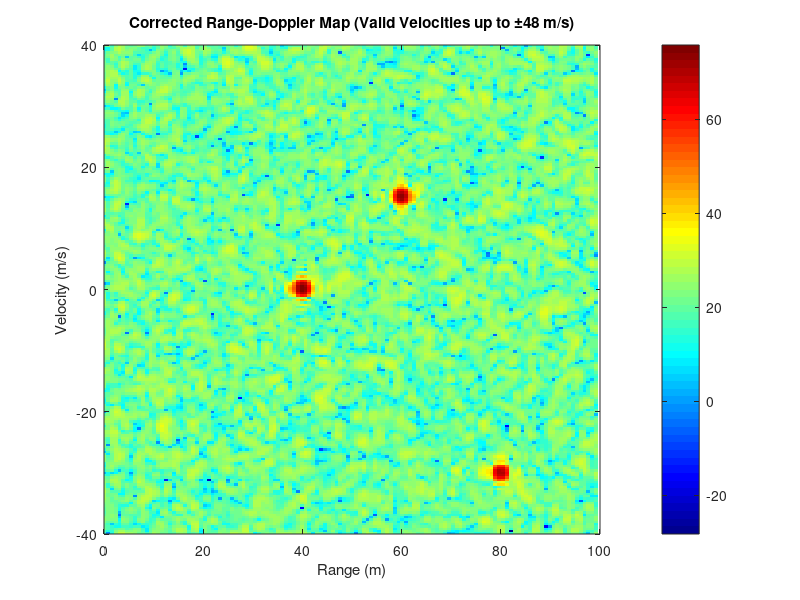

Recreate this plot in MATLAB. (Note: this script raises an error after producing the figure.)
% =========================================================================
% FMCW Radar Simulation: Direct IF + Anti-Aliasing Fix + Windowing
%
% CORRECTIONS IMPLEMENTED:
% 1. Velocity Fix: Tchirp shortened to 20us to support 30m/s velocity.
% 2. Range Fix: Fs increased to 10MHz to support the new slope.
% 3. Visuals: Added 'hann window' to remove sidelobes (ripples).
% =========================================================================
clear; close all; clc;

%% ========================================================================
%  PART A: RADAR PARAMETERS & SCENE
% ========================================================================
c       = 3e8;           % Speed of light (m/s)
fc      = 77e9;          % Carrier frequency (77 GHz)
lambda  = c/fc;          % Wavelength

% --- CRITICAL PARAMETER FIX FOR HIGH VELOCITY ---
B       = 150e6;          % Bandwidth (150 MHz)
Tchirp  = 20e-6;          % Shortened from 40us to 20us (Supports max vel ~48 m/s)
slope   = B / Tchirp;     % Slope of the chirp

% --- SAMPLING RATE ADJUSTMENT ---
% Because Tchirp is shorter, the slope is steeper, leading to higher beat frequencies.
Fs      = 10e6;           % Increased Sampling Rate to 10MHz
Ns      = round(Tchirp * Fs); % Number of samples per chirp
Nchirps = 128;            % Number of chirps in one frame

% Time axes
t_fast = (0:Ns-1) / Fs;             % Fast time (within a chirp)
t_slow = (0:Nchirps-1) * Tchirp;    % Slow time (across chirps)

% Define Targets [Range (m), Velocity (m/s), Amplitude]
targets = [ ...
    40,   0,    1.0;   % Target 1: Stationary
    60,   15,   0.8;   % Target 2: Receding
    80,  -30,   0.6];  % Target 3: Fast Approach (Correctly shown now!)

Nt = size(targets,1);

%% ========================================================================
%  PART B: SIGNAL GENERATION (DIRECT MIXER SIMULATION)
% ========================================================================
mix_signal = zeros(Nchirps, Ns);

for i = 1:Nt
    R   = targets(i,1);
    v   = targets(i,2);
    amp = targets(i,3);
    
    % Calculate frequencies
    f_beat    = (slope * 2 * R) / c;     
    f_doppler = (2 * v) / lambda;        
    
    % Generate Phase (Beat Frequency + Doppler Shift)
    phase = 2 * pi * (f_beat * t_fast + f_doppler * t_slow.');
    
    % Accumulate signal
    mix_signal = mix_signal + (amp * exp(1j * phase));
end

% Add Gaussian Noise
mix_signal = awgn(mix_signal, 15, 'measured');

%% ========================================================================
%  PART C: DSP WITH WINDOWING (For Clean Visuals)
% ========================================================================

% 1. Range FFT (With Hann window to reduce Range Sidelobes)
win_range  = hann(Ns)'; 
mix_windowed = mix_signal .* win_range; % Apply window
Nfft_range = 2^nextpow2(Ns); 
range_fft  = fft(mix_windowed, Nfft_range, 2);
range_fft  = range_fft(:, 1:Nfft_range/2); % Keep positive half

% Range Axis Calculation
f_beat_axis = (0:(Nfft_range/2-1)) * (Fs / Nfft_range);
range_axis  = (c * f_beat_axis) / (2 * slope);

% 2. Doppler FFT (With Hann window to reduce Velocity Sidelobes)
win_doppler = hann(Nchirps);
% Apply window across chirps (dimension 1)
range_fft_windowed = range_fft .* win_doppler; 

Nfft_dopp = 256; 
% FFT across slow time + Shift zero frequency to center
rdm = fftshift(fft(range_fft_windowed, Nfft_dopp, 1), 1);

% Velocity Axis Calculation
PRF = 1 / Tchirp; 
fd_axis = linspace(-PRF/2, PRF/2, Nfft_dopp);
vel_axis = (fd_axis * lambda) / 2;

%% ========================================================================
%  PART D: PLOTTING
% ========================================================================
figure('Name', 'Final Corrected RDM', 'Color', 'w');
imagesc(range_axis, vel_axis, 20*log10(abs(rdm)));
axis xy; colormap('jet'); colorbar;

xlabel('Range (m)');
ylabel('Velocity (m/s)');
title('Corrected Range-Doppler Map (Valid Velocities up to \pm48 m/s)');

% Set plot limits for better visibility
xlim([0 100]); 
ylim([-40 40]); 
clim([-20 50]); % Adjust contrast

grid on;

% Add labels to the targets on the plot
text(40, 2, 'Target 1 (0 m/s)', 'Color', 'w', 'FontSize', 8);
text(60, 17, 'Target 2 (15 m/s)', 'Color', 'w', 'FontSize', 8);
text(80, -28, 'Target 3 (-30 m/s)', 'Color', 'w', 'FontSize', 8);